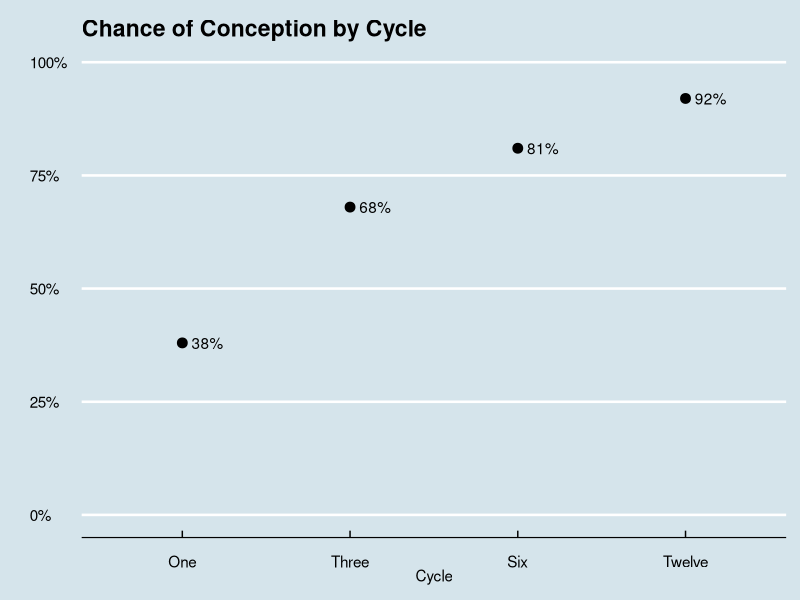
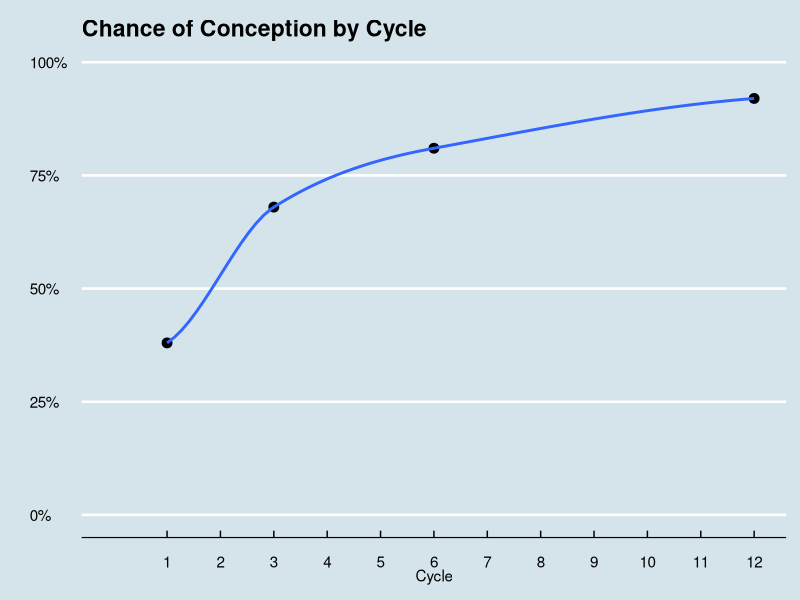
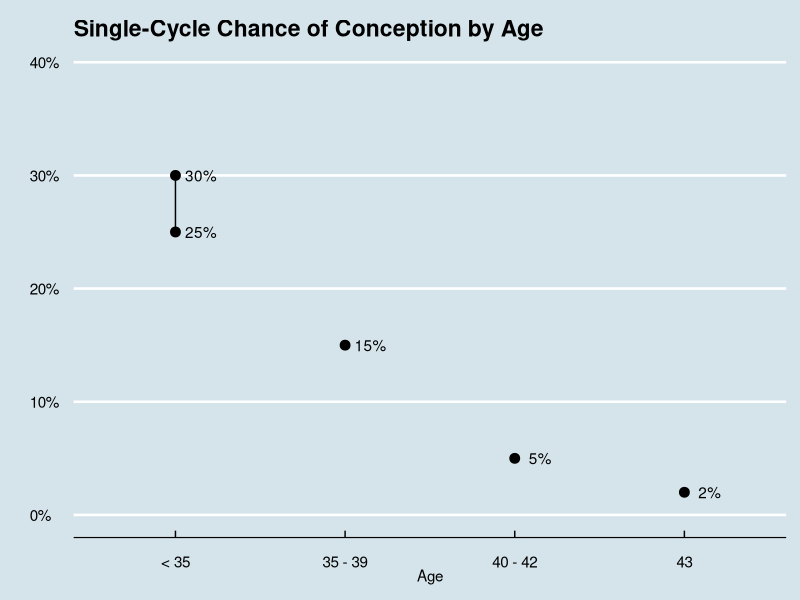
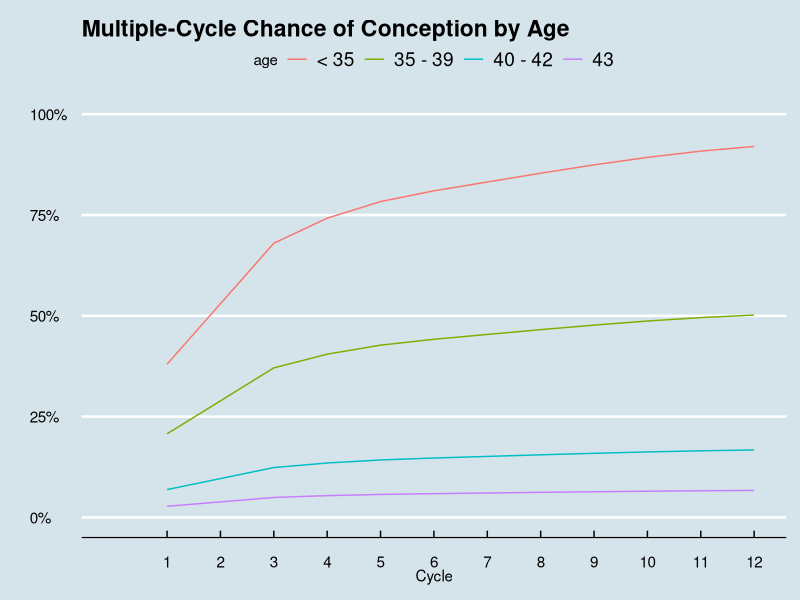

These charts were generated, in order, by the following R code:
## ---- chunk 1
knitr::opts_chunk$set(echo = TRUE)

library('tidyverse')
library('ggthemes')
## ---- chunk 2
cycles = tibble(
  cycle = factor(c('One', 'Three', 'Six', 'Twelve'), levels = c('One', 'Three', 'Six', 'Twelve')),
  average = c(0.38, 0.68, 0.81, 0.92))
p = ggplot(cycles, aes(x = cycle, y = average))
p + geom_point(size = 3) + 
  geom_text(aes(label = scales::percent(average)), nudge_x = 0.15) + 
  ggtitle('Chance of Conception by Cycle') + 
  xlab('Cycle') + 
  ylab('') + 
  scale_y_continuous(labels = scales::percent, limits = c(0, 1)) + 
  ggthemes::theme_economist()
## ---- chunk 3
cycle = c(1, 3, 6, 12)
avg = c(0.38, 0.68, 0.81, 0.92)
lo = loess(avg ~ cycle)
lo12 = predict(lo, 1:12)
cycles_predicted = tibble(
  cycle = 1:12,
  predicted_average = lo12
)
cycles_predicted
## ---- chunk 4
cycles = tibble(
  cycle = 1:12,
  average = c(0.38, NA, 0.68, NA, NA, 0.81, NA, NA, NA, NA, NA, 0.92))

p = ggplot(cycles, aes(x = cycle, y = average))
p + geom_point(size = 3) + 
  ggtitle('Chance of Conception by Cycle') + 
  xlab('Cycle') + 
  ylab('') + 
  scale_x_continuous(limits = c(0,12), breaks = 1:12) + 
  scale_y_continuous(labels = scales::percent, limits = c(0, 1)) + 
  geom_smooth(method='loess') + 
  ggthemes::theme_economist()
## ---- chunk 5
single_cycle = tibble(
  age = factor(c("< 35", "< 35", "35 - 39", "40 - 42", "43"), levels = c("< 35", "35 - 39", "40 - 42", "43")),
  average = c(0.25, 0.30, 0.15, 0.05, 0.02))

p = ggplot(single_cycle, aes(x = age, y = average)) 
p + geom_point(size = 3) + 
  geom_text(aes(label = scales::percent(average)), nudge_x = 0.15) + 
  geom_line() + 
  ggtitle('Single-Cycle Chance of Conception by Age') + 
  xlab('Age') +
  ylab('') +
  scale_y_continuous(labels = scales::percent, limits = c(0, 0.4)) + 
  ggthemes::theme_economist()
## ---- chunk 6
#using .275 for simplicity
age = factor(c("< 35", "35 - 39", "40 - 42", "43"), levels = c("< 35", "35 - 39", "40 - 42", "43"))
benchmark = 0.275
avg_by_age = c(0.275, 0.15, 0.05, 0.02)

single_cycle = tibble(
  age = age,
  average_by_age = avg_by_age) %>%
  mutate(age_effect = (average_by_age - benchmark) / benchmark)

single_cycle
## ---- chunk 7
age_predictions = cycles_predicted
for(i in age){
    age_predictions = age_predictions %>%
      mutate(!!i := predicted_average * (1 + single_cycle$age_effect[single_cycle$age == i]))
}

age_predictions %>% select(-predicted_average)
## ---- chunk 8
age_predictions = age_predictions %>%
  select(-predicted_average) %>%
  gather(age, predicted_average, -cycle)
p = ggplot(age_predictions, aes(x = cycle, y = predicted_average, col = age))
p + geom_line() + 
  ggtitle('Multiple-Cycle Chance of Conception by Age') + 
  xlab('Cycle') +
  ylab('') +
  scale_x_continuous(limits = c(0,12), breaks = 1:12) + 
  scale_y_continuous(labels = scales::percent, limits = c(0, 1)) + 
  ggthemes::theme_economist()
